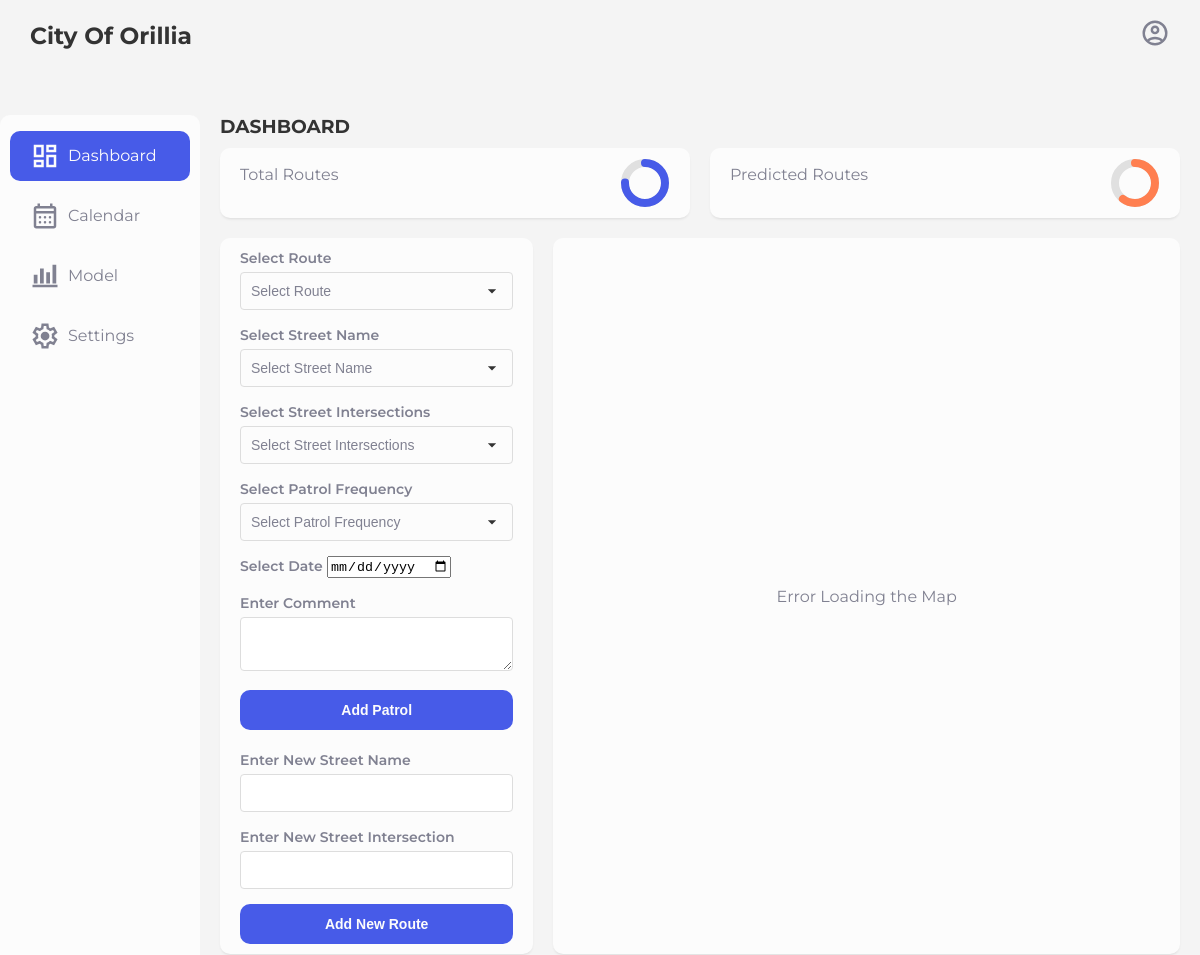
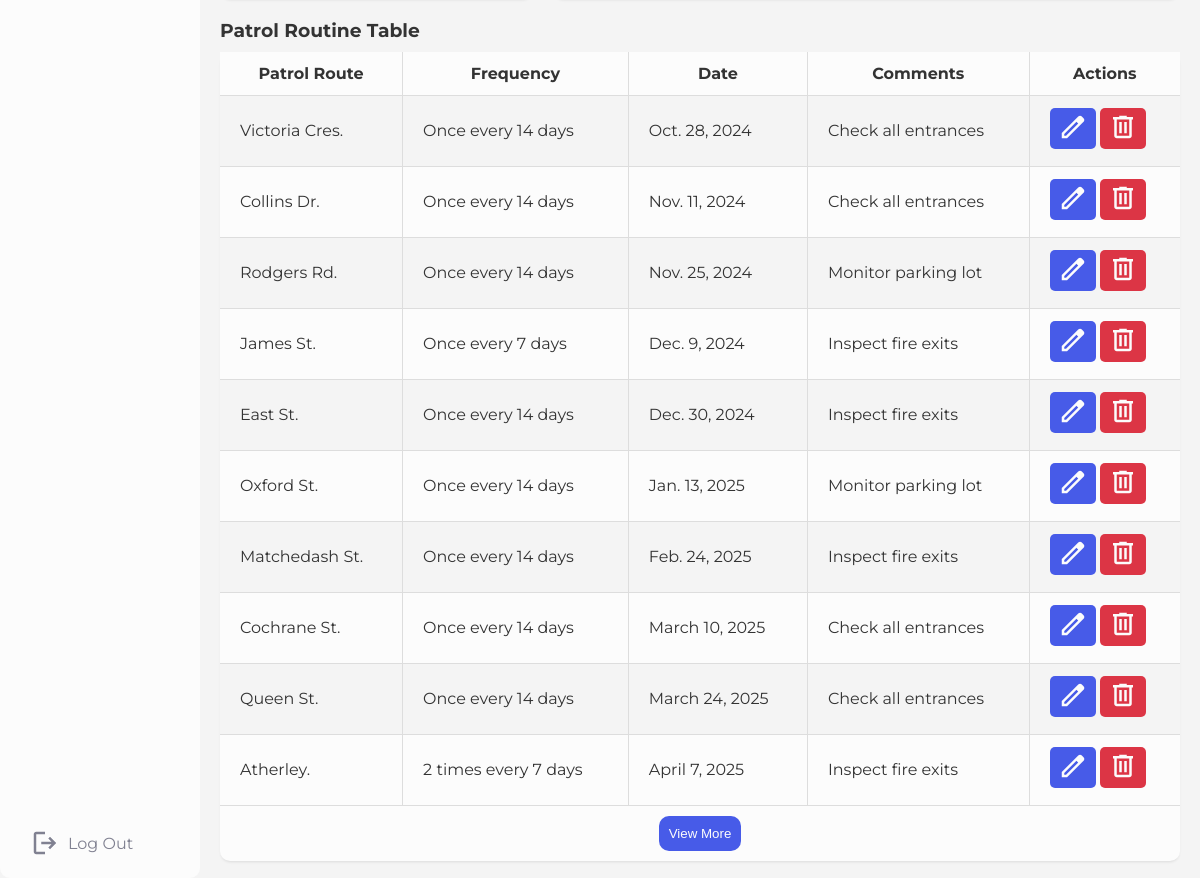
The page /dashboard/ (signed in) on the database its author committed (2 pictures, top to bottom).
### patrol/models.py (models this page shows, shortened)
class PatrolRoutineTable(models.Model):
    st_name = models.CharField(max_length=255)
    ptrl_freq = models.CharField(max_length=255)
    start_date = models.DateField()
    comments = models.TextField(blank=True)

### patrol/views.py (the view, shortened to what this page needs)
# urls.py: path('dashboard/', login_required(views.dashboard), name='dashboard'),
def dashboard(request):
    routes = Route.objects.all()
    date_threshold = datetime(2024, 9, 1)
    patrol_routine_table = PatrolRoutineTable.objects.filter(start_date__gte=date_threshold).order_by('start_date')
    return render(request, 'patrol/dashboard.html', {
        'routes': routes,
        'patrol_routine_table': patrol_routine_table,
        'timestamp' : now().timestamp(),
    })

### patrol/templates/patrol/dashboard.html (shortened to what this page needs)
{% extends 'patrol/base.html' %}
{% load static %}
{% block page_title %}DASHBOARD{% endblock %}
{% block content %}
    <div class="form-map-cards">
        <div class="card">
        <form id="patrol-form" method="POST">
            <div>
                <label for="route">Select Route</label>
                <select id="route" name="route" required>
                    <option value="" disabled selected>Select Route</option>
                </select>
            </div>
            <div>
                <label for="street-name">Select Street Name</label>
                <select id="street-name" name="street-name" required>
                    <option value="" disabled selected>Select Street Name</option>
                </select>
            </div>
            <div>
                <label for="street-intersections">Select Street Intersections</label>
                <select id="street-intersections" name="street-intersections" required>
                    <option value="" disabled selected>Select Street Intersections</option>
                </select>
            </div>
            <div>
                <label for="patrol-frequency">Select Patrol Frequency</label>
                <select id="patrol-frequency" name="patrol-frequency" required>
                    <option value="" disabled selected>Select Patrol Frequency</option>
                </select>
            </div>
            <div>
                <label for="date">Select Date</label>
                <input class="select-date" type="date" id="date" name="date" required>
            </div>
            <div>
                <label for="comment">Enter Comment</label>
                <textarea id="comment" name="comment" required></textarea>
            </div>
            <button type="submit" id="add-patrol">Add Patrol</button>
        </form>
            <div class="twenty-padding"></div>
            <form id="new-route-form">
                <div>
                    <label for="new-street-name">Enter New Street Name</label>
                    <input type="text" id="new-street-name" name="new-street-name" required>
                </div>
                <div>
                    <label for="new-street-intersection">Enter New Street Intersection</label>
                    <input type="text" id="new-street-intersection" name="new-street-intersection" required pattern=".*to.*">
                </div>
                <button type="submit" id="add-new-route">Add New Route</button>
            </form>
        </div>
        <div class="card map">
            <div id="map">
            </div>
            <div class="map-error" id="map-error">Error Loading the Map</div>
        </div>
    </div>
    <div class="sub-title">
        <h3>Patrol Routine Table</h3>
    </div>
    <div class="patrol-routine-table card">
        <table class="patrol-table">
            <thead>
                <tr>
                    <th>Patrol Route</th>
                    <th>Frequency</th>
                    <th>Date</th>
                    <th>Comments</th>
                    <th>Actions</th>
                </tr>
            </thead>
            <tbody id="patrol-table-body">
                {% for entry in patrol_routine_table %}
                <tr class="patrol-table-row" id="{{ entry.id }}">
                    <td>{{ entry.st_name }}</td>
                    <td>{{ entry.ptrl_freq }}</td>
                    <td>{{ entry.start_date }}</td>
                    <td>{{ entry.comments }}</td>
                    <td>
                        <button class="edit-btn"><svg xmlns="http://www.w3.org/2000/svg" height="30px" viewBox="0 -960 960 960" width="30px"><path d="M200-200h57l391-391-57-57-391 391v57Zm-80 80v-170l528-527q12-11 26.5-17t30.5-6q16 0 31 6t26 18l55 56q12 11 17.5 26t5.5 30q0 16-5.5 30.5T817-647L290-120H120Zm640-584-56-56 56 56Zm-141 85-28-29 57 57-29-28Z"/></svg></button>
                        <button class="delete-btn"><svg xmlns="http://www.w3.org/2000/svg" height="30px" viewBox="0 -960 960 960" width="30px"><path d="M280-120q-33 0-56.5-23.5T200-200v-520h-40v-80h200v-40h240v40h200v80h-40v520q0 33-23.5 56.5T680-120H280Zm400-600H280v520h400v-520ZM360-280h80v-360h-80v360Zm160 0h80v-360h-80v360ZM280-720v520-520Z"/></svg></button>
                    </td>
                </tr>
                {% endfor %}
            </tbody>
        </table>
        <div style="text-align:center; margin-top: 10px;">
            <button id="view-more-btn" class="view-more-btn primary-button">View More</button>
        </div>
    </div>
{% endblock %}

### patrol/templates/patrol/base.html (shortened to what this page needs)
{% load static %}
<!DOCTYPE html>
<html lang="en">
<head>
    <link rel="stylesheet" href="https://cdn.jsdelivr.net/npm/flatpickr/dist/flatpickr.min.css">
    <link rel="stylesheet" href="https://unpkg.com/leaflet/dist/leaflet.css" />
    <link rel="stylesheet" href="{% url 'serve-static-file' 'css/sub/edit-button-style-v.css' %}?v={{ timestamp }}">
    <link rel="stylesheet" href="{% url 'serve-static-file' 'css/sub/delete-button-style-v.css' %}?v={{ timestamp }}">
    <link rel="stylesheet" href="{% url 'serve-static-file' 'css/sub/error-message-style-v.css' %}?v={{ timestamp }}">
    <link rel="stylesheet" href="{% url 'serve-static-file' 'css/sub/user-profile-style-v.css' %}?v={{ timestamp }}">
    <link rel="stylesheet" href="{% url 'serve-static-file' 'css/sub/patrol-table-style-v.css' %}?v={{ timestamp }}">
    <link rel="stylesheet" href="{% url 'serve-static-file' 'css/sub/map-style-v.css' %}?v={{ timestamp }}">
    <link rel="stylesheet" href="{% url 'serve-static-file' 'css/sub/form-style-v.css' %}?v={{ timestamp }}">
    <link rel="stylesheet" href="{% url 'serve-static-file' 'css/sub/progress-style-v.css' %}?v={{ timestamp }}">
    <link rel="stylesheet" href="{% url 'serve-static-file' 'css/main/settings-style-v.css' %}?v={{ timestamp }}">
    <link rel="stylesheet" href="{% url 'serve-static-file' 'css/main/model-style-v.css' %}?v={{ timestamp }}">
    <link rel="stylesheet" href="{% url 'serve-static-file' 'css/main/calendar-style-v.css' %}?v={{ timestamp }}">
    <link rel="stylesheet" href="{% url 'serve-static-file' 'css/main/root-style-v.css' %}?v={{ timestamp }}">
    <link rel="stylesheet" href="{% url 'serve-static-file' 'css/main/theme-style-v.css' %}?v={{ timestamp }}">
</head>
<body>
    <div class="grid-container">
        <header class="header">
            <div class="header-left">
                <div class="web-brand">
                    <h3>City Of Orillia</h3>
                </div>
            </div>
            <div class="header-right" onclick="toggleDropdown()">
            </div>
        </header>
        <aside id="sidebar">
            <div class="sidebar-top">
                <ul class="sidebar-list">
                    <li class="sidebar-list-item" id="{% if request.path == '/dashboard/' %}active{% endif %}">
                        <a href="{% url 'dashboard' %}">
                            <svg xmlns="http://www.w3.org/2000/svg"  viewBox="0 -960 960 960" >
                                <path d="M520-600v-240h320v240H520ZM120-440v-400h320v400H120Zm400 320v-400h320v400H520Zm-400 0v-240h320v240H120Zm80-400h160v-240H200v240Zm400 320h160v-240H600v240Zm0-480h160v-80H600v80ZM200-200h160v-80H200v80Zm160-320Zm240-160Zm0 240ZM360-280Z"/>
                            </svg> Dashboard
                        </a>
                    </li>
                    <li class="sidebar-list-item" id="{% if request.path == '/calendar/' %}active{% endif %}">
                        <a href="{% url 'calendar' %}">
                             Calendar
                        </a>
                    </li>
                    <li class="sidebar-list-item" id="{% if request.path == '/model/' %}active{% endif %}">
                        <a href="{% url 'model' %}">
                            <svg xmlns="http://www.w3.org/2000/svg"  viewBox="0 -960 960 960" >
                                <path d="M80-120v-80h800v80H80Zm40-120v-280h120v280H120Zm200 0v-480h120v480H320Zm200 0v-360h120v360H520Zm200 0v-600h120v600H720Z"/>
                            </svg> Model
                        </a>
                    </li>
                    <li class="sidebar-list-item" id="{% if request.path == '/settings/' %}active{% endif %}">
                        <a href="{% url 'settings' %}">
                             Settings
                        </a>
                    </li>
                </ul>
            </div>
            <div class="logout">
                <div class="sidebar-list-item">
                    <a href="{% url 'logout' %}">
                        <svg xmlns="http://www.w3.org/2000/svg" viewBox="0 -960 960 960">
                            <path d="M200-120q-33 0-56.5-23.5T120-200v-560q0-33 23.5-56.5T200-840h280v80H200v560h280v80H200Zm440-160-55-58 102-102H360v-80h327L585-622l55-58 200 200-200 200Z"/>
                        </svg> Log Out
                    </a>
                </div>
            </div>
        </aside>
        <main class="main-container">
            <div class="main-title">
                <h3>{% block page_title %}DASHBOARD{% endblock %}</h3>
            </div>
            <div class="statistical-cards">
                <div class="card">
                    <div class="card-inner">
                        <p class="card-title text">Total Routes</p>
                    </div>
                    <div class="circular-progress" data-percentage="75">
                        <svg>
                            <circle class="background" cx="25" cy="25" r="20"></circle>
                            <circle class="progress progress-blue" cx="25" cy="25" r="20"></circle>
                        </svg>
                    </div>
                </div>
                <div class="card">
                    <div class="card-inner">
                        <p class="card-title text">Predicted Routes</p>
                    </div>
                    <div class="circular-progress" data-percentage="60">
                        <svg>
                            <circle class="background" cx="25" cy="25" r="20"></circle>
                            <circle class="progress progress-orange" cx="25" cy="25" r="20"></circle>
                        </svg>
                    </div>
                </div>
            </div>
            {% block content %}
            {% endblock %}
        </main>
    </div>
</body>
</html>

### patrol/static/css/sub/user-profile-style-v.css (style rules this page uses)
.header-right { position: relative; display: inline-block; cursor: pointer; }

### patrol/static/css/sub/patrol-table-style-v.css (style rules this page uses)
.patrol-routine-table.card { display: flex; flex-direction: column; padding: 0 !important; }
.patrol-table { width: 100%; border-collapse: collapse; background-color: var(--bg-secondary-color); border-radius: 10px; }
.patrol-table th, .patrol-table td { padding: 12px; }
.patrol-table td { text-align: left; padding-left: 20px; }
.patrol-table th { background-color: var(--bg-secondary-color); text-align: center; }
.patrol-table tbody tr:nth-child(odd) { background-color: var(--bg-primary-color); }
.patrol-table tbody tr:nth-child(even) { background-color: var(--bg-secondary-color); }
.patrol-table td:nth-child(1), .patrol-table td:nth-child(2), .patrol-table td:nth-child(3), .patrol-table td:nth-child(4), .patrol-table th:nth-child(1), .patrol-table th:nth-child(2), .patrol-table th:nth-child(3), .patrol-table th:nth-child(4) { border-right: var(--primary-border-color); }
.patrol-table tr { border-bottom: var(--primary-border-color); }
.view-more-btn.primary-button { margin-bottom: 10px; border: none; outline: 0; }
.edit-btn, .delete-btn { padding: 4px 8px; margin-bottom: 5px; border: none; border-radius: 5px; cursor: pointer; font-size: 14px; fill: var(--bg-secondary-color); transition: background-color 0.3s ease; }
.edit-btn { background-color: var(--primary-color); }
.delete-btn { background-color: var(--delete-button-color); }

### patrol/static/css/sub/map-style-v.css (style rules this page uses)
.form-map-cards .card.map { padding: 0 !important; position: relative; }
.form-map-cards #map { height: 100%; width: 100%; border-radius: 10px; }
.form-map-cards .map-error { display: none; position: absolute; top: 50%; left: 50%; transform: translate(-50%, -50%); color: var(--text-primary-color); padding: 20px; border-radius: 5px; font-size: 16px; text-align: center; z-index: 1000; }

### patrol/static/css/sub/form-style-v.css (style rules this page uses)
.form-map-cards .card { display: flex; flex-direction: column; }
.form-map-cards #patrol-form, #new-route-form { display: flex; flex-direction: column; }
.form-map-cards #patrol-form div, #new-route-form div { margin-bottom: 15px; }
.form-map-cards .twenty-padding { padding: 10px; }
.form-map-cards label { font-size: 14px; font-weight: 600; color: var(--text-primary-color); }
.form-map-cards .select-date { cursor: pointer; }
.form-map-cards input[type="text"], select, textarea { width: 100%; padding: 10px; border: var(--primary-border-color); border-radius: 4px; font-size: 14px; color: var(--text-main-color); box-sizing: border-box; margin-top: 5px; }
.form-map-cards select { appearance: none; background-color: var(--bg-secondary-color); padding-right: 40px; cursor: pointer; }
.form-map-cards option { padding: 10px; background-color: var(--bg-secondary-color); color: var(--text-primary-color) !important; }
.form-map-cards textarea { resize: vertical; }
.form-map-cards button[type="submit"] { background-color: var(--primary-color); color: var(--bg-secondary-color); padding: 12px 20px; border: none; border-radius: 10px; cursor: pointer; font-size: 14px; font-weight: 600; transition: background-color 0.3s ease; }
.form-map-cards select { background-color: var(--primary-color); border: var(--primary-border-color); border-radius: 4px; padding: 10px; font-size: 14px; color: var(--text-primary-color); cursor: pointer; appearance: none; background-size: 20px 50px; }
.form-map-cards option { padding: 10px; color: var(--text-primary-color); background-color: var(--bg-primary-color); }

### patrol/static/css/sub/progress-style-v.css (style rules this page uses)
.circular-progress { width: 50px; height: 50px; position: relative; display: flex; align-items: center; justify-content: center; }
.circular-progress svg { transform: rotate(-90deg); width: 100%; height: 100%; }

### patrol/static/css/main/theme-style-v.css (style rules this page uses)
:root { --primary-color: #475BE8; --secondary-color: #333; --bg-primary-color: #F4F4F4; --bg-secondary-color: #FCFCFC; --text-main-color: #666; --text-primary-color: #808191; --text-secondary-color: #333; --delete-button-color: #dc3545; --delete-button-hover-color: #c82333; --button-primary-hover-color: #594dcf; --button-secondary-hover-color: #0056b3; --error-color: #e74c3c; --error-bg-color: rgba(231, 76, 60, 0.1); --success-color: #2ecc71; --success-bg-color: rgba(46, 204, 113, 0.1); --primary-border-color: 1px solid #ddd; --box-shadow-main-color: 0 2px 5px rgba(108, 99, 255, 0.1); --box-shadow-primary-color: 0 2px 3px -1px rgba(0, 0, 0, 0.1); --box-shadow-secondary-color: 0 0 10px rgba(0, 0, 0, 0.1); --route-a-color: #90E4FE34; --route-b-color: #FE90D234; --route-c-color: #FEBE9034; --route-d-color: #AD90FE34; }

### rows shown on the page
PatrolRoutineTable: st_name "Victoria Cres.", ptrl_freq "Once every 14 days", start_date "Oct. 28, 2024", comments "Check all entrances"
PatrolRoutineTable: st_name "Collins Dr.", ptrl_freq "Once every 14 days", start_date "Nov. 11, 2024", comments "Check all entrances"
PatrolRoutineTable: st_name "Rodgers Rd.", ptrl_freq "Once every 14 days", start_date "Nov. 25, 2024", comments "Monitor parking lot"
PatrolRoutineTable: st_name "James St.", ptrl_freq "Once every 7 days", start_date "Dec. 9, 2024", comments "Inspect fire exits"
PatrolRoutineTable: st_name "East St.", ptrl_freq "Once every 14 days", start_date "Dec. 30, 2024", comments "Inspect fire exits"
PatrolRoutineTable: st_name "Oxford St.", ptrl_freq "Once every 14 days", start_date "Jan. 13, 2025", comments "Monitor parking lot"
PatrolRoutineTable: st_name "Matchedash St.", ptrl_freq "Once every 14 days", start_date "Feb. 24, 2025", comments "Inspect fire exits"
PatrolRoutineTable: st_name "Cochrane St.", ptrl_freq "Once every 14 days", start_date "March 10, 2025", comments "Check all entrances"
PatrolRoutineTable: st_name "Queen St.", ptrl_freq "Once every 14 days", start_date "March 24, 2025", comments "Check all entrances"
PatrolRoutineTable: st_name "Atherley.", ptrl_freq "2 times every 7 days", start_date "April 7, 2025", comments "Inspect fire exits"
